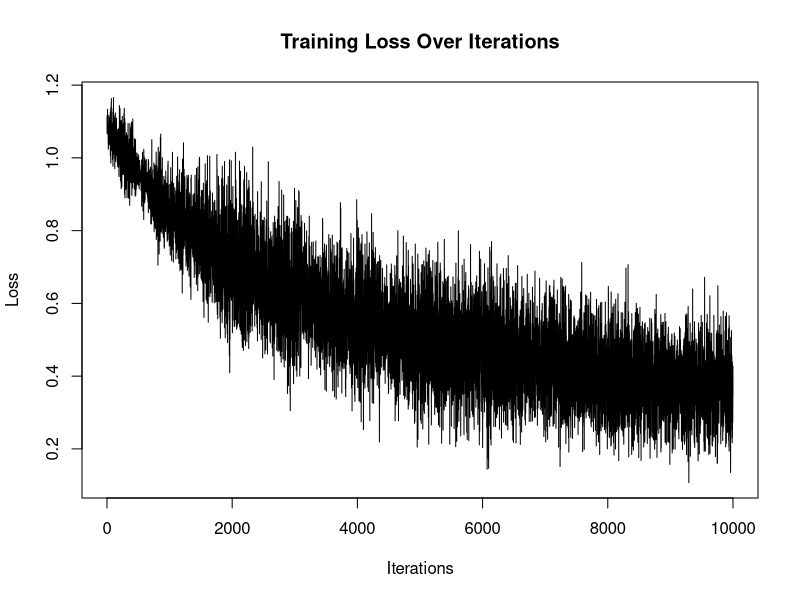

This chart was generated by the following R code:
# Sophie Bata-Madden s2037949, Cameron Donnelly s2018520, Nala Krisnanda s2587290
# Link to Github repo: https://github.com/c9md/esp-4
#Contributions:
# Sophie:  NetUp, forward, backward, derivative testing, code comment clarity 33.3% 
# Cameron: code setup and initial framework of main functions, debug, commenting  33.3%
# Nala: 33.3%

#### Code Overview:
# In this code, we train the a neural network to classify iris types,
# using stochastic gradient descent and cross-entropy loss to train the network.
# We use the 'iris' data set inbuilt in R, and we achieve a 3.33% 
# misclassification rate when using the chosen seed (7).


#### Function: cross_entropy
# Description: Calculate the cross-entropy loss between predicted probabilities 
# (yhat) and true labels (y). We can also describe this as negative
# log-likelihood of a multinomial distribution
# Defined as: L = -sum(log(p_k_i)/n) 
# where p_k_i is the predicted probability of class k for sample i, 
# and n is the total number of samples.
# Input:  
#         yhat    -  A matrix of predicted probabilities where each column 
#                    represents a class.
#         y       -  A vector or matrix of true class labels, 
#                     or a numeric vector indicating the true class indices.
# Output: 
#                 -  Cross-entropy loss value.
cross_entropy <- function(yhat, y) {
  # Create a matrix combining true labels 'y' with their corresponding indices.
  k_true <- cbind(y, seq_along(y))
  
  # Compute negative sum of the logs of predicted probabilities for true classes
  # Divide by the total number of samples to get the average cross-entropy loss.
  return(-sum(log(yhat[k_true]))/length(y))
}

#### Function: softmax
# Description: Apply the softmax activation function to the input matrix 
# along its columns.
# This calculates the probabilities p_k of each class for each sample.
# we define for each class k, the probability p_k as:
#   p_k = exp(a_k)/sum(exp(a_k))
# Input:    
#         mat - Input matrix where each column represents the pre-activation
#                 values for different classes.
# Output:           
#             - Matrix of probabilities obtained by applying the softmax 
#               function to each column of 'mat'.
softmax <- function(mat) {
  # Compute the exponentials of the input matrix 
  # to obtain unnormalized probabilities.
  exp_mat <- exp(mat)
  
  # Calculate the column sums of the exponentiated matrix 
  #to normalize the probabilities.
  exp_mat_colsum <- colSums(exp_mat)
  
  # Divide each element of the exponentiated matrix by its column sum 
  # to obtain probabilities.
  # Transpose the result to maintain the original matrix orientation.
  return(t(t(exp_mat)/exp_mat_colsum))
}

#### Function: relu
# Description: Apply the Rectified Linear Unit (ReLU) activation function 
# element-wise to the input matrix 'mat'.
# Input:       
#         mat - Matrix where each element represents a pre-activation value.
# Output:         
#             - Matrix obtained by setting negative values in 'mat' to zero.
relu <- function (mat){
  # Replace negative values in the input matrix with zero.
  mat[which(mat<0)] <- 0
  
  # Return the modified matrix after applying the ReLU activation function.
  return(mat)
}

#### Function: netup
# Description: Given a list of nodes in leach layer, construct a neural network
# Input:       
#         d   - vector giving the number of nodes in each layer of a network
# Output: 
#         h   - a list of nodes for each layer. 
#               h[[l]] should be a vector of length d[l] which will contain 
#               the node values for layer l.
#         W   - a list of weight matrices. 
#               W[[l]] is the weight matrix linking layer l to layer l+1. 
#               Initialize the elements with U (0, 0.2) random deviates.
#         b   - a list of offset vectors. 
#               b[[l]] is the offset vector linking layer l to layer l+1. 
#               Initialize the elements with U (0, 0.2) random deviates.
netup <- function(d){
  # Construct a list of lists, h for layers, W for weight matrices, and b for 
  # offset vectors
  h <- list(); W <- list(); b <- list()  

  for (l in 1:length(d)){
    # h[[i]] is the matrix representing layer i
    h[[l]] <- rep(0,d[l])

    # Generate W[[i]] and b[[i]] if l is not equal the length d
    # W and b lists will have 1 element less compared to h
    if(l!=length(d)){
      # W[[i]] is the weight matrix linking layer i to layer i + 1
      # We initialise the elements with U(0,0.2) random deviates
      W[[l]] <- matrix(runif(d[l]*d[l+1],0,0.2), nrow=d[l+1], ncol=d[l])

      # b[[i]] is the offset vector linking layer i to layer i + 1
      # We initialise the elements with U(0,0.2) random deviates
      b[[l]] <- runif(d[l+1],0,0.2)   
    }
  }

  # Return a list containing initialized hidden layers ('h'), 
  # weight matrices ('W'), and bias vectors ('b')
  return(list(h = h, W = W, b = b))       
}

#### Function:  forward
# Description:  the function computes the remaining node values implied by input
#               and returns the updated network list.
# Input:       
#         nn    -  a network list as returned by netup.
#         inp   -  a vector of input values for the first layer
# Output: 
#         h     - a list of nodes for each layer. 
#                 h[[l]] should be a vector of length d[l] which will contain 
#                 the node values for layer l.
#         W     - a list of weight matrices. 
#                 W[[l]] is the weight matrix linking layer l to layer l+1. 
#                 Initialize the elements with U (0, 0.2) random deviates.
#         b     - a list of offset vectors. 
#                 b[[l]] is the offset vector linking layer l to layer l+1. 
#                 Initialize the elements with U (0, 0.2) random deviates.
forward <- function(nn, inp){
  # Extract hidden layer values ('h'), weight matrices ('W'), 
  # and bias vectors ('b') from the neural network structure.
  h <- nn$h
  W <- nn$W
  b <- nn$b 

  # Set the input as the first hidden layer after transposing it.
  h[[1]] <- t(inp)

  for(l in 1:(length(h)-1)){
    # Calculate the pre-activation values for the next layer
    h[[l+1]] <- W[[l]] %*% h[[l]] + b[[l]]

    # Apply activation function
    ## if it is the last layer then we apply softmax activation function
    if(l+1 == length(h)){
      h[[l+1]] <- softmax(h[[l+1]])
    }
    ## if it is not the last layer we apply relu activation function
    else{
      h[[l+1]] <- relu(h[[l+1]])
    }
  }

  # Return a list containing the output specified
  return(list(h = h, W = W, b = b))
}


#### Function:      backward
# Description: 
# Input:       
#         nn    - returned from forward
#         k     - the output class of the input
# Output: 
#         h     - a list of nodes for each layer. 
#                 h[[l]] should be a vector of length d[l] 
#                 which will contain the node values for layer l.
#         W     - a list of weight matrices. 
#                 W[[l]] is the weight matrix linking layer l to layer l+1. 
#                 Initialize the elements with U (0, 0.2) random deviates.
#         b     - a list of offset vectors. 
#                 b[[l]] is the offset vector linking layer l to layer l+1. 
#                 Initialize the elements with U (0, 0.2) random deviates.
#         dh    - derivatives with respect to the nodes
#         dW    - derivatives with respect to the weights
#         db    - derivatives with respect to the offsets
backward <- function(nn, k){
  # Extract layer values ('h'), weight matrices ('W'), and bias vectors ('b') 
  # from the neural network structure.
  h <- nn$h;W <- nn$W;b <- nn$b

  # Create variables to store gradients: dh for hidden layer values,
  # dW for weight matrices, and db for bias vectors.
  dh <- h;dW <- W;db <- b

  # Compute the derivative of the loss function w.r.t output layer
  L <- length(h)
  dh[[L]] <- softmax(h[[L]])

  ## Adjust the derivative for the true class label or index.
  k_true <- cbind(k, seq_along(k))
  dh[[L]][k_true] <- dh[[L]][k_true]-1
  
  # Iterate through the layers in reverse order to calculate gradients.
  for (j in (L-1):1){
    # Retrieve the gradient from the next layer.
    d <- dh[[j+1]]

    # Set gradients to zero for negative values in the derivative.
    d[which(dh[[j+1]]<=0)] <- 0

    # Compute the gradient for the current hidden layer value.
    dh[[j]] <- t(W[[j]]) %*% d
    db[[j]] <- d
    dW[[j]] <- d %*% t(h[[j]])
  }
  
  # Return a list containing updated hidden layer values, weight matrices,
  # bias vectors,
  # and computed gradients after the backward pass.
  return(list(h = h, W = W, b = b, dh = dh, dW = dW, db = db))
}

#### Function:      train
# Description: Train the network nn given the imput data
#                 and the corresponding class labels in k.
# Input:       
#         nn      - A list containing the neural network structure with hidden 
#                   layer values ('h'), weight matrices ('W'), 
#                   and bias vectors ('b').
#         inp     - Input matrix representing the training dataset.
#         k       - True class labels or indices for the training dataset.
#         eta     - Learning rate for gradient descent (default: 0.01).
#         mb      - Mini-batch size for each iteration of mini-batch gradient 
#                   descent (default: 10).
#         nstep   - Number of training steps or iterations (default: 10000).
# Output: 
#                 - A list containing updated hidden layer values ('h'), 
#                   weight matrices ('W'), bias vectors ('b'),
#                   computed gradients ('dh', 'dW', 'db'), and a vector 
#                   of loss values at each training step.
train <- function(nn, inp, k, eta=.01, mb=10, nstep=10000) {
  # Create an empty list to store the loss at each training step.
  loss <- list()

  # Iterate through the specified number of training steps.
  for (step in (1:nstep)) {
    # Randomly sample mini-batch indices from the training dataset.
    inp_row <- sample(nrow(inp),mb)

    # Perform the forward pass in the neural network.
    nn <- forward(nn, inp[inp_row, ])

    # Perform the backward pass to compute gradients.
    nn <- backward(nn, k[inp_row])

    # Update weights and biases by subtracting its value 
    # with the average of the gradients.
    for(i in (1:length(nn$W))){
      nn$W[[i]] <- nn$W[[i]] - eta * (nn$dW[[i]]/mb) 
      nn$b[[i]] <- nn$b[[i]] - eta * rowMeans(nn$db[[i]])
    }

    # Compute and store the cross-entropy loss for the mini-batch.
    loss[step] <- cross_entropy(nn$h[[length(nn$h)]], k[inp_row])
  }
 
  # Return a list containing the specified outputs.
  return(list(h=nn$h, W=nn$W, b=nn$b, dh=nn$dh, dW=nn$dW, db=nn$db, loss=loss))
}

#### Function: predict
# Description: Make predictions using a trained neural network for a given input
# Input:
#         nn    - A list containing the neural network with hidden layer 
#                 values ('h'), weight matrices ('W'), and bias vectors ('b').
#         inp   - Input matrix representing the features for which predictions 
#                 are to be made.
# Output:
#               - A vector of predicted class labels based on the input.
predict <- function(nn, inp) {
  # Perform the forward pass in the neural network to obtain output.
  nn <- forward(nn, inp)

  # Extract the output from the last layer of the neural network.
  output <- nn$h[[length(nn$h)]]

  # Convert the output matrix to a vector of predicted class labels.
  # Each element of the vector represents the index of the maximum value in the 
  # corresponding column.
  return(as.vector(apply(output, 2, which.max)))
}

#### Function: accuracy
# Description: Calculate the accuracy of predicted class labels compared to true
#               class labels.
# Input:
#         yhat  - Vector of predicted class labels.
#         y     - Vector of true class labels.
# Output:
#               - The accuracy: the proportion of correctly predicted labels.
accuracy <- function(yhat, y) {
  # Count the number of correctly predicted labels and calculate the accuracy.
  # The accuracy is the ratio of correctly predicted labels 
  # to the total number of labels.
  return(sum(y==yhat)/length(y))
}

# Set seed for best outcome
set.seed(7)

#### Data Preparation:
# Load iris dataset
data("iris")
# Extract features (X) and labels (y) from the iris dataset.
X <- iris[,(1:4)]
y <- as.numeric(as.factor(iris[,5]))
# Generate indices for test set.
test_index <- seq(5, dim(X)[1], by=5)
# Split the data into training and test sets.
X_train <- X[-test_index,]
y_train <- y[-test_index]
X_test <- X[test_index,]
y_test <- y[test_index]

# NN Initialization:
# Initialize a nn structure with input size 4, hidden layers of sizes 8, 7, 
# and output size 3.
nn <- netup(c(4,8,7,3))

#### Training:
# Train the neural network using the training data.
# We found that the train function give a better result when using eta=.09 
nn <- train(nn, X_train, y_train, eta=.09)
# Plot the training loss over iterations.
plot(matrix(nn$loss), type='l', main="Training Loss Over Iterations", 
     xlab="Iterations", ylab="Loss")

#### Testing:
# Make predictions on the test set.
yhat <- predict(nn, X_test)
# Calculate and print the misclassification rate (1 - accuracy) on the test set.
missclassification_rate <- 1 - accuracy(y_test, yhat)
cat("missclassification rate on test set:", 
    sprintf("%.2f%%", missclassification_rate * 100), "\n")